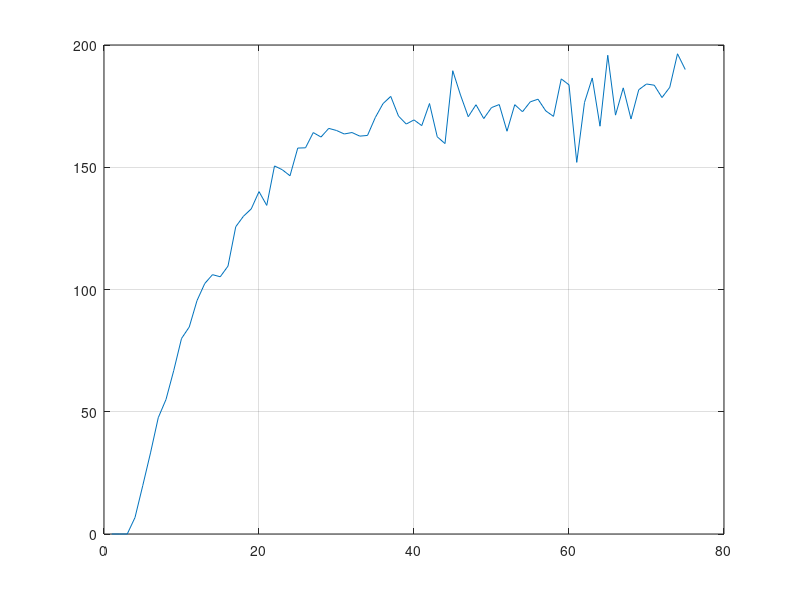
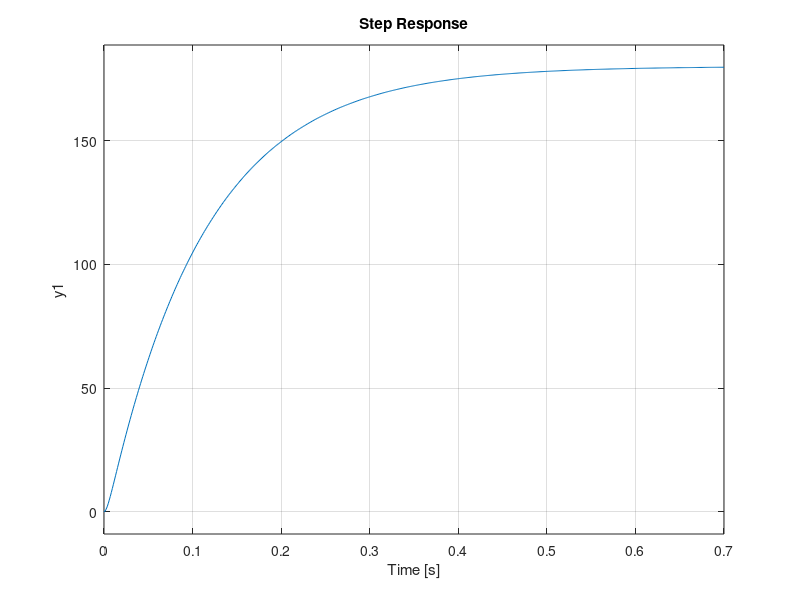

MATLAB code for these plots, in order:
clear;
clc;

data = importdata('TFData.txt');

figure(1)
plot(-1*data);
grid on;

Tr = 0.25;
K = 1.8;

zeta = 2.8;
%wn = (2.16*zeta + 0.6)/2.16
wn = 2.5*pi/0.16;

G = tf((wn^2)*K,[1 2*zeta*wn wn^2]);

PO = 10;
Tr = 0.2;

Zeta = sqrt((log(PO/100)^2)/((log(PO/100)^2)+(pi^2)))
Wn = (2.16*Zeta + 0.6)/2.16

Ki = ((Wn^2 *(10*Zeta*Wn))/((Wn^2) * K))
Kp = 2*Zeta*Wn*(10*Zeta*Wn)

figure(2)
step(G*100)
grid on;
